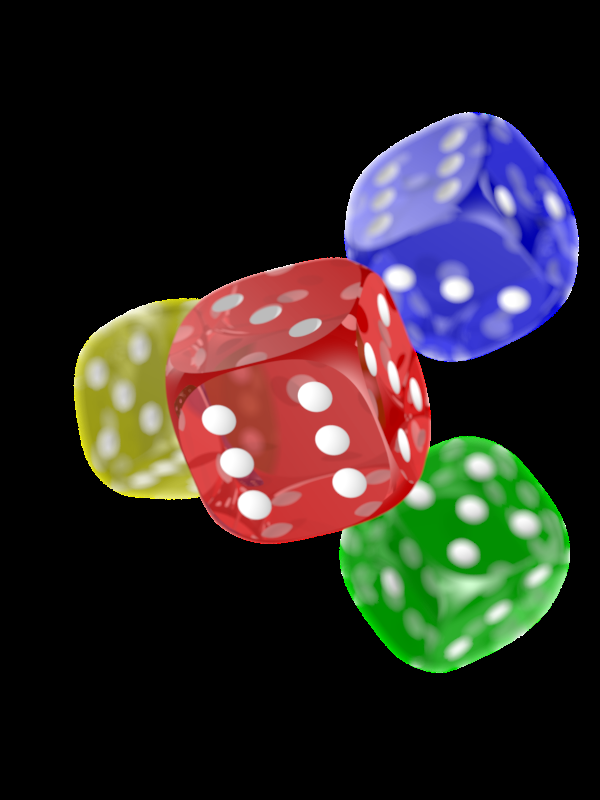
#> input picture new_png.png, 600 x 800 px, given in place of the camera
$ python object_tracking_mask.py
#> lines starting #> are read from the running program, lines starting #| are printed output that depends on the picture; after the words box and inside, x2 and y2 are one past the last pixel; in counts of white or black regions, pixels touching at a corner belong together
import numpy as np
import cv2

cap=cv2.VideoCapture(0)

while True:
    ret, frame=cap.read()
#> frame is the input picture: shape (800, 600, 3); mean B, G, R 38.3, 39.9, 46
    hsv=cv2.cvtColor(frame,cv2.COLOR_BGR2HSV)
#> hsv: shape (800, 600, 3); mean H, S, V 16.6, 47.6, 63.6

    lowerLimit=np.array([38,100,100])
    upperLimit=np.array([75,255,255])
    mask=cv2.inRange(hsv,lowerLimit,upperLimit)
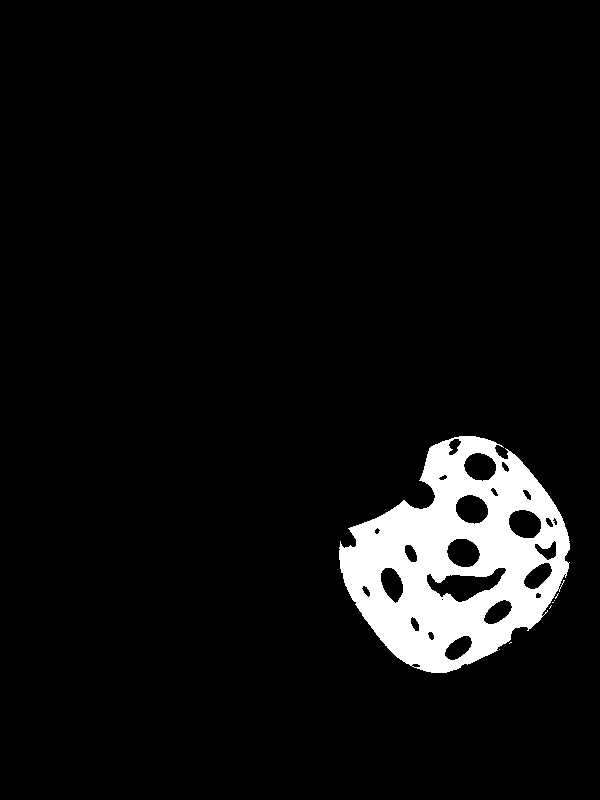
#> mask: shape (800, 600); 6.1% white; 7 white regions (6 under 20 px), largest, box (x1, y1, x2, y2) and area: (339, 436, 570, 673) 29239
    result=cv2.bitwise_and(frame,frame,mask=mask)
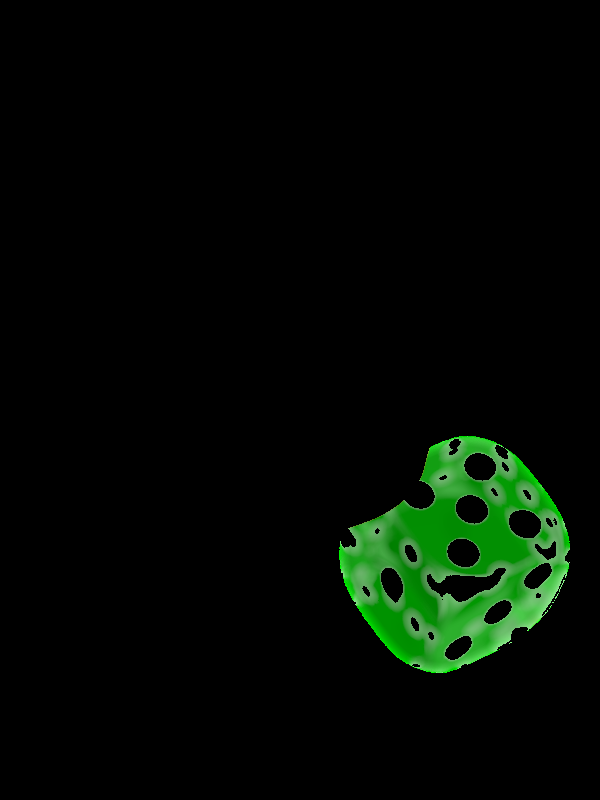
#> result: shape (800, 600, 3); mean B, G, R 2.8, 10, 2.8

    cv2.imshow('frame',frame)
    cv2.imshow('mask',mask)
    cv2.imshow('result',result)

    if cv2.waitKey(1)==ord('q'):
#> (key q is pressed here)
        break

cap.release()
cv2.destroyAllWindows()
